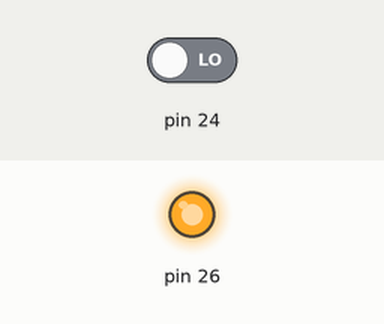
Bench run of a sketch on a simulated Arduino Mega 2560, built with avr-gcc and run on an emulated ATmega2560. On the bench: output pins drawn as LEDs (lit = HIGH). The test bench sets the inputs (shaded band); at power-on: pin 24 LOW. What the sketch prints to the serial monitor is not drawn.

Above: at 0.1 s.
Timing chart, 0 to 1.6 s (numbered marks = the images above):
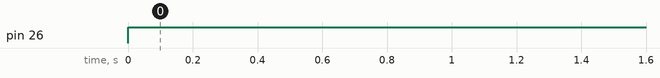

The sketch:

pruebaUltrasondios.ino
```cpp
long distancia;
long tiempo;
//http://elcajondeardu.blogspot.com.es/2014/03/tutorial-sensor-ultrasonidos-hc-sr04.html
void setup(){
  Serial.begin(9600);
  pinMode(26, OUTPUT); /*activación del pin 9 como salida: para el pulso ultrasónico*/
  pinMode(24, INPUT); /*activación del pin 8 como entrada: tiempo del rebote del ultrasonido*/
}

void loop(){
  digitalWrite(26,LOW); /* Por cuestión de estabilización del sensor*/
  delayMicroseconds(5);
  digitalWrite(26, HIGH); /* envío del pulso ultrasónico*/
  delayMicroseconds(10);
  tiempo=pulseIn(24, HIGH); /* Función para medir la longitud del pulso entrante. Mide el tiempo que transcurrido entre el envío
  del pulso ultrasónico y cuando el sensor recibe el rebote, es decir: desde que el pin 12 empieza a recibir el rebote, HIGH, hasta que
  deja de hacerlo, LOW, la longitud del pulso entrante*/
  distancia= int(0.017*tiempo); /*fórmula para calcular la distancia obteniendo un valor entero*/
  /*Monitorización en centímetros por el monitor serial*/
  Serial.println("Distancia ");
  Serial.println(distancia);
  Serial.println(" cm");
  delay(1000);
}
```

Measured:
- by itself, pin 26: LOW → HIGH at 0.00 s
